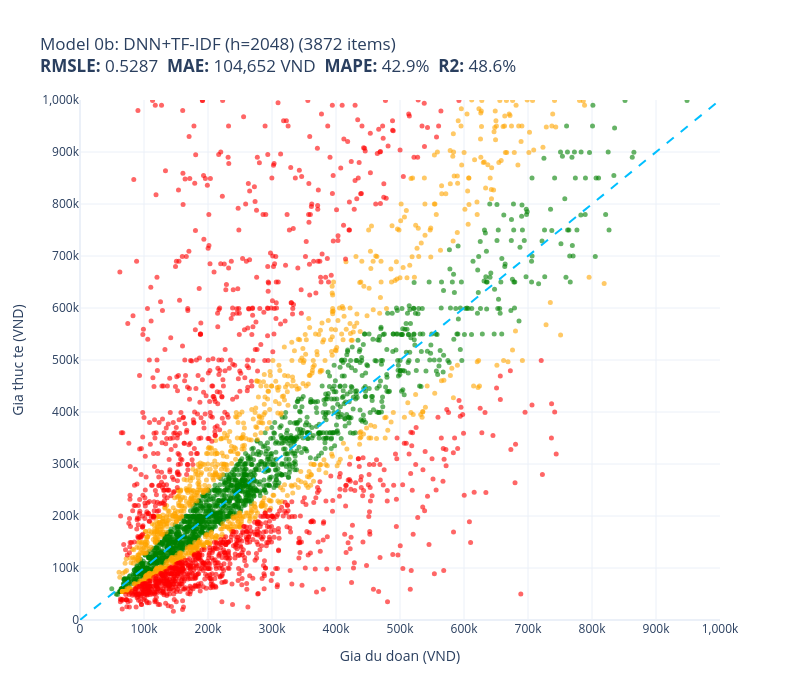
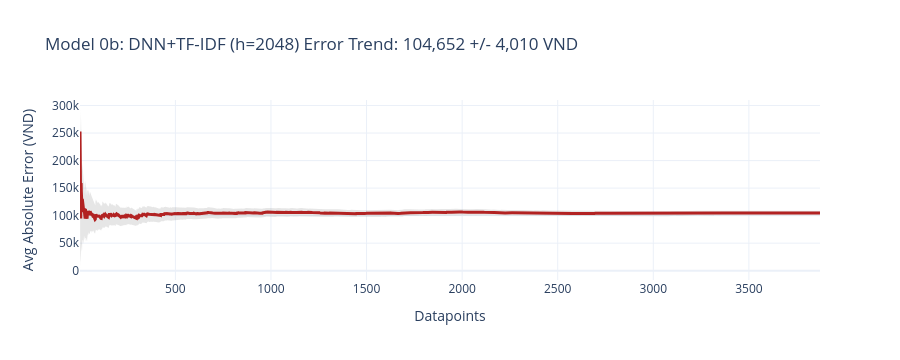
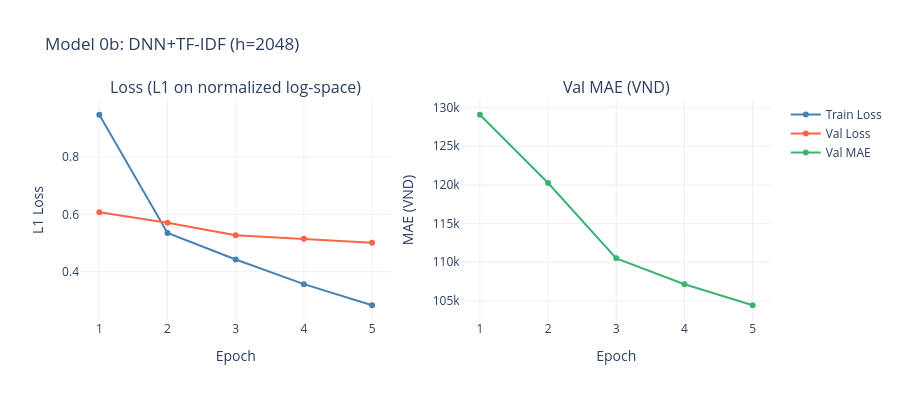

Here is the notebook cell these charts were saved with, in order:
### Code cell
# Phase 2: Model 0b — DNN + TF-IDF (hidden=2048)
print("\n\n" + "#" * 60)
print("# MODEL 0b: DNN + TF-IDF (hidden=2048)")
print("#" * 60)

X_tr, y_tr = prepare_dnn_data(X_tfidf_train, cat_train, train_prices)
X_va, y_va = prepare_dnn_data(X_tfidf_val, cat_val, val_prices)
X_te, y_te = prepare_dnn_data(X_tfidf_test, cat_test, test_prices)

model_0b = DeepNeuralNetwork(X_tr.shape[1], hidden_size=2048, num_layers=10)
cached = load_torch_weights(model_0b, "model_0b_dnn_tfidf2048", DEVICE)
if cached:
    model_0b, y_mean_0b, y_std_0b = cached
    hist_0b = None
else:
    model_0b, y_mean_0b, y_std_0b, hist_0b = train_torch_model(
        model_0b, X_tr, y_tr, X_va, y_va, DEVICE, epochs=5, batch_size=64
    )
    save_torch_weights(model_0b, y_mean_0b, y_std_0b, "model_0b_dnn_tfidf2048")
pred_0b = predict_batch(model_0b, X_te, y_mean_0b, y_std_0b, DEVICE)
evaluate_batch(test_prices, pred_0b, "Model 0b: DNN+TF-IDF (h=2048)")
if hist_0b:
    plot_training_history(hist_0b, "Model 0b: DNN+TF-IDF (h=2048)")
    ALL_HISTORIES["0b"] = hist_0b

del model_0b
torch.cuda.empty_cache()

### Figure 1 — Plotly figure (JSON) as saved in the notebook; plotly's stock layout.template omitted (floating-point values rounded to 4 significant figures; data arrays with more than 128 entries replaced by an {"elided": "..."} marker saying what was removed)
{"data": [{"customdata": {"elided": "1542x1 str values"}, "hovertemplate": "%{customdata[0]}<extra></extra>", "marker": {"color": "green", "opacity": 0.6, "size": 5}, "mode": "markers", "name": "green", "type": "scatter", "x": {"elided": "1542 float values"}, "y": {"elided": "1542 float values"}}, {"customdata": {"elided": "975x1 str values"}, "hovertemplate": "%{customdata[0]}<extra></extra>", "marker": {"color": "orange", "opacity": 0.6, "size": 5}, "mode": "markers", "name": "orange", "type": "scatter", "x": {"elided": "975 float values"}, "y": {"elided": "975 float values"}}, {"customdata": {"elided": "1355x1 str values"}, "hovertemplate": "%{customdata[0]}<extra></extra>", "marker": {"color": "red", "opacity": 0.6, "size": 5}, "mode": "markers", "name": "red", "type": "scatter", "x": {"elided": "1355 float values"}, "y": {"elided": "1355 float values"}}, {"hoverinfo": "skip", "line": {"color": "deepskyblue", "dash": "dash", "width": 2}, "mode": "lines", "name": "y=x", "showlegend": false, "type": "scatter", "x": [0, 1000000], "y": [0, 1000000]}], "layout": {"height": 700, "showlegend": false, "title": {"text": "Model 0b: DNN+TF-IDF (h=2048) (3872 items)<br><b>RMSLE:</b> 0.5287  <b>MAE:</b> 104,652 VND  <b>MAPE:</b> 42.9%  <b>R2:</b> 48.6%"}, "width": 800, "xaxis": {"range": [0, 1000000], "ticktext": ["0", "100k", "200k", "300k", "400k", "500k", "600k", "700k", "800k", "900k", "1,000k"], "tickvals": [0, 100000, 200000, 300000, 400000, 500000, 600000, 700000, 800000, 900000, 1000000], "title": {"text": "Gia du doan (VND)"}}, "yaxis": {"range": [0, 1000000], "ticktext": ["0", "100k", "200k", "300k", "400k", "500k", "600k", "700k", "800k", "900k", "1,000k"], "tickvals": [0, 100000, 200000, 300000, 400000, 500000, 600000, 700000, 800000, 900000, 1000000], "title": {"text": "Gia thuc te (VND)"}}}}

### Figure 2 — Plotly figure (JSON) as saved in the notebook; plotly's stock layout.template omitted (floating-point values rounded to 4 significant figures; data arrays with more than 128 entries replaced by an {"elided": "..."} marker saying what was removed)
{"data": [{"fill": "toself", "fillcolor": "rgba(128,128,128,0.2)", "hoverinfo": "skip", "line": {"color": "rgba(255,255,255,0)"}, "showlegend": false, "type": "scatter", "x": {"elided": "7744 int values"}, "y": {"elided": "7744 float values"}}, {"line": {"color": "firebrick", "width": 3}, "mode": "lines", "name": "Cumulative Avg Error", "type": "scatter", "x": {"elided": "3872 int values"}, "y": {"elided": "3872 float values"}}], "layout": {"height": 360, "showlegend": false, "title": {"text": "Model 0b: DNN+TF-IDF (h=2048) Error Trend: 104,652 +/- 4,010 VND"}, "width": 900, "xaxis": {"title": {"text": "Datapoints"}}, "yaxis": {"ticktext": ["0", "50k", "100k", "150k", "200k", "250k", "300k"], "tickvals": [0, 50000, 100000, 150000, 200000, 250000, 300000], "title": {"text": "Avg Absolute Error (VND)"}}}}

### Figure 3 — Plotly figure (JSON) as saved in the notebook; plotly's stock layout.template omitted (floating-point values rounded to 4 significant figures)
{"data": [{"line": {"color": "steelblue"}, "mode": "lines+markers", "name": "Train Loss", "type": "scatter", "x": [1, 2, 3, 4, 5], "xaxis": "x", "y": [0.9476, 0.5354, 0.4426, 0.3566, 0.283], "yaxis": "y"}, {"line": {"color": "tomato"}, "mode": "lines+markers", "name": "Val Loss", "type": "scatter", "x": [1, 2, 3, 4, 5], "xaxis": "x", "y": [0.6078, 0.571, 0.5273, 0.5148, 0.501], "yaxis": "y"}, {"line": {"color": "mediumseagreen"}, "mode": "lines+markers", "name": "Val MAE", "type": "scatter", "x": [1, 2, 3, 4, 5], "xaxis": "x2", "y": [129100.0, 120200.0, 110500.0, 107200.0, 104500.0], "yaxis": "y2"}], "layout": {"annotations": [{"font": {"size": 16}, "showarrow": false, "text": "Loss (L1 on normalized log-space)", "x": 0.225, "xanchor": "center", "xref": "paper", "y": 1, "yanchor": "bottom", "yref": "paper"}, {"font": {"size": 16}, "showarrow": false, "text": "Val MAE (VND)", "x": 0.775, "xanchor": "center", "xref": "paper", "y": 1, "yanchor": "bottom", "yref": "paper"}], "height": 400, "title": {"text": "Model 0b: DNN+TF-IDF (h=2048)"}, "width": 900, "xaxis": {"anchor": "y", "domain": [0, 0.45], "title": {"text": "Epoch"}}, "xaxis2": {"anchor": "y2", "domain": [0.55, 1], "title": {"text": "Epoch"}}, "yaxis": {"anchor": "x", "domain": [0, 1], "title": {"text": "L1 Loss"}}, "yaxis2": {"anchor": "x2", "domain": [0, 1], "title": {"text": "MAE (VND)"}}}}
